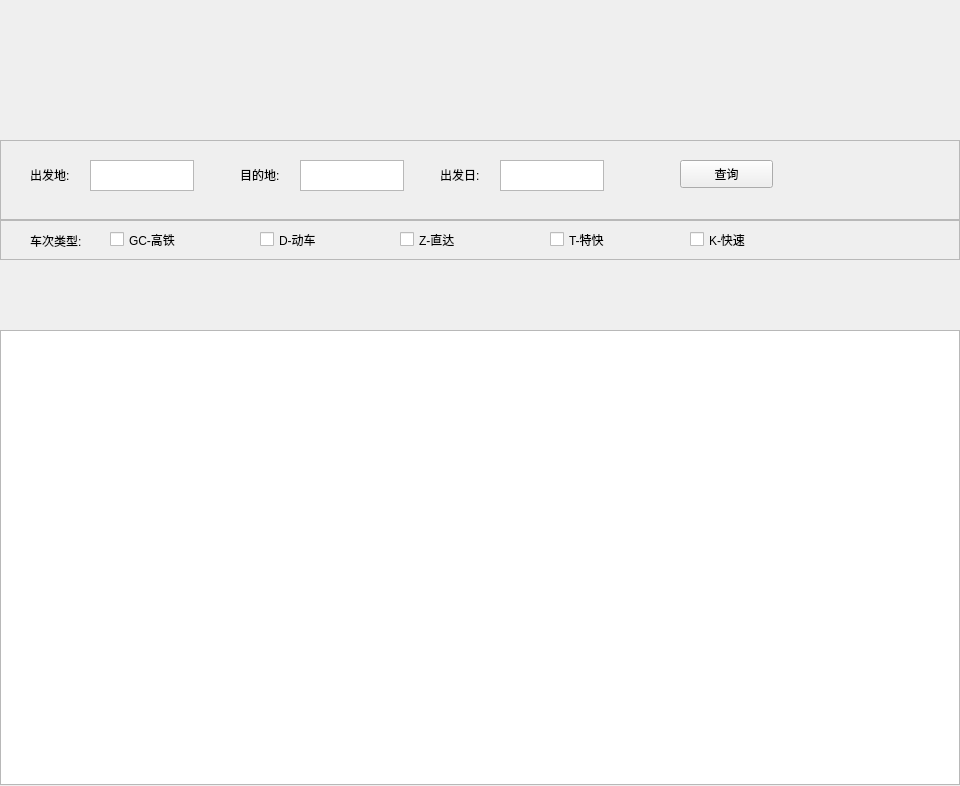
<?xml version="1.0" encoding="UTF-8"?>
<ui version="4.0">
 <class>MainWindow</class>
 <widget class="QMainWindow" name="MainWindow">
  <property name="geometry">
   <rect>
    <x>0</x>
    <y>0</y>
    <width>960</width>
    <height>786</height>
   </rect>
  </property>
  <property name="minimumSize">
   <size>
    <width>960</width>
    <height>786</height>
   </size>
  </property>
  <property name="maximumSize">
   <size>
    <width>960</width>
    <height>786</height>
   </size>
  </property>
  <property name="windowTitle">
   <string>快手爬票</string>
  </property>
  <widget class="QWidget" name="centralwidget">
   <widget class="QLabel" name="label0">
    <property name="geometry">
     <rect>
      <x>0</x>
      <y>0</y>
      <width>960</width>
      <height>141</height>
     </rect>
    </property>
    <property name="text">
     <string/>
    </property>
   </widget>
   <widget class="QFrame" name="frame0">
    <property name="geometry">
     <rect>
      <x>0</x>
      <y>140</y>
      <width>960</width>
      <height>80</height>
     </rect>
    </property>
    <property name="frameShape">
     <enum>QFrame::StyledPanel</enum>
    </property>
    <property name="frameShadow">
     <enum>QFrame::Raised</enum>
    </property>
    <widget class="QLabel" name="chufadi0">
     <property name="geometry">
      <rect>
       <x>30</x>
       <y>25</y>
       <width>54</width>
       <height>20</height>
      </rect>
     </property>
     <property name="text">
      <string>出发地:</string>
     </property>
    </widget>
    <widget class="QTextEdit" name="chufadi1">
     <property name="geometry">
      <rect>
       <x>90</x>
       <y>20</y>
       <width>104</width>
       <height>31</height>
      </rect>
     </property>
    </widget>
    <widget class="QLabel" name="label_2">
     <property name="geometry">
      <rect>
       <x>265</x>
       <y>250</y>
       <width>72</width>
       <height>15</height>
      </rect>
     </property>
     <property name="text">
      <string>目的地:</string>
     </property>
    </widget>
    <widget class="QLabel" name="chufari0">
     <property name="geometry">
      <rect>
       <x>440</x>
       <y>25</y>
       <width>54</width>
       <height>20</height>
      </rect>
     </property>
     <property name="text">
      <string>出发日:</string>
     </property>
    </widget>
    <widget class="QPushButton" name="chaxun">
     <property name="geometry">
      <rect>
       <x>680</x>
       <y>20</y>
       <width>93</width>
       <height>28</height>
      </rect>
     </property>
     <property name="text">
      <string>查询</string>
     </property>
    </widget>
    <widget class="QTextEdit" name="mudidi1">
     <property name="geometry">
      <rect>
       <x>300</x>
       <y>20</y>
       <width>104</width>
       <height>31</height>
      </rect>
     </property>
    </widget>
    <widget class="QLabel" name="mididi0">
     <property name="geometry">
      <rect>
       <x>240</x>
       <y>25</y>
       <width>54</width>
       <height>20</height>
      </rect>
     </property>
     <property name="text">
      <string>目的地:</string>
     </property>
    </widget>
    <widget class="QTextEdit" name="chufari1">
     <property name="geometry">
      <rect>
       <x>500</x>
       <y>20</y>
       <width>104</width>
       <height>31</height>
      </rect>
     </property>
    </widget>
   </widget>
   <widget class="QFrame" name="frame1">
    <property name="geometry">
     <rect>
      <x>0</x>
      <y>220</y>
      <width>960</width>
      <height>40</height>
     </rect>
    </property>
    <property name="frameShape">
     <enum>QFrame::StyledPanel</enum>
    </property>
    <property name="frameShadow">
     <enum>QFrame::Raised</enum>
    </property>
    <widget class="QCheckBox" name="checkBox0">
     <property name="geometry">
      <rect>
       <x>110</x>
       <y>10</y>
       <width>91</width>
       <height>19</height>
      </rect>
     </property>
     <property name="text">
      <string>GC-高铁</string>
     </property>
    </widget>
    <widget class="QLabel" name="checileixing">
     <property name="geometry">
      <rect>
       <x>30</x>
       <y>13</y>
       <width>72</width>
       <height>15</height>
      </rect>
     </property>
     <property name="text">
      <string>车次类型:</string>
     </property>
    </widget>
    <widget class="QCheckBox" name="checkBox1">
     <property name="geometry">
      <rect>
       <x>260</x>
       <y>10</y>
       <width>91</width>
       <height>19</height>
      </rect>
     </property>
     <property name="text">
      <string>D-动车</string>
     </property>
    </widget>
    <widget class="QCheckBox" name="checkBox2">
     <property name="geometry">
      <rect>
       <x>400</x>
       <y>10</y>
       <width>91</width>
       <height>19</height>
      </rect>
     </property>
     <property name="text">
      <string>Z-直达</string>
     </property>
    </widget>
    <widget class="QCheckBox" name="checkBox3">
     <property name="geometry">
      <rect>
       <x>550</x>
       <y>10</y>
       <width>91</width>
       <height>19</height>
      </rect>
     </property>
     <property name="text">
      <string>T-特快</string>
     </property>
    </widget>
    <widget class="QCheckBox" name="checkBox4">
     <property name="geometry">
      <rect>
       <x>690</x>
       <y>10</y>
       <width>91</width>
       <height>19</height>
      </rect>
     </property>
     <property name="text">
      <string>K-快速</string>
     </property>
    </widget>
   </widget>
   <widget class="QTextEdit" name="text">
    <property name="geometry">
     <rect>
      <x>0</x>
      <y>330</y>
      <width>960</width>
      <height>455</height>
     </rect>
    </property>
   </widget>
   <widget class="QLabel" name="label1">
    <property name="geometry">
     <rect>
      <x>0</x>
      <y>260</y>
      <width>960</width>
      <height>70</height>
     </rect>
    </property>
    <property name="text">
     <string/>
    </property>
   </widget>
  </widget>
 </widget>
 <resources/>
 <connections/>
</ui>
